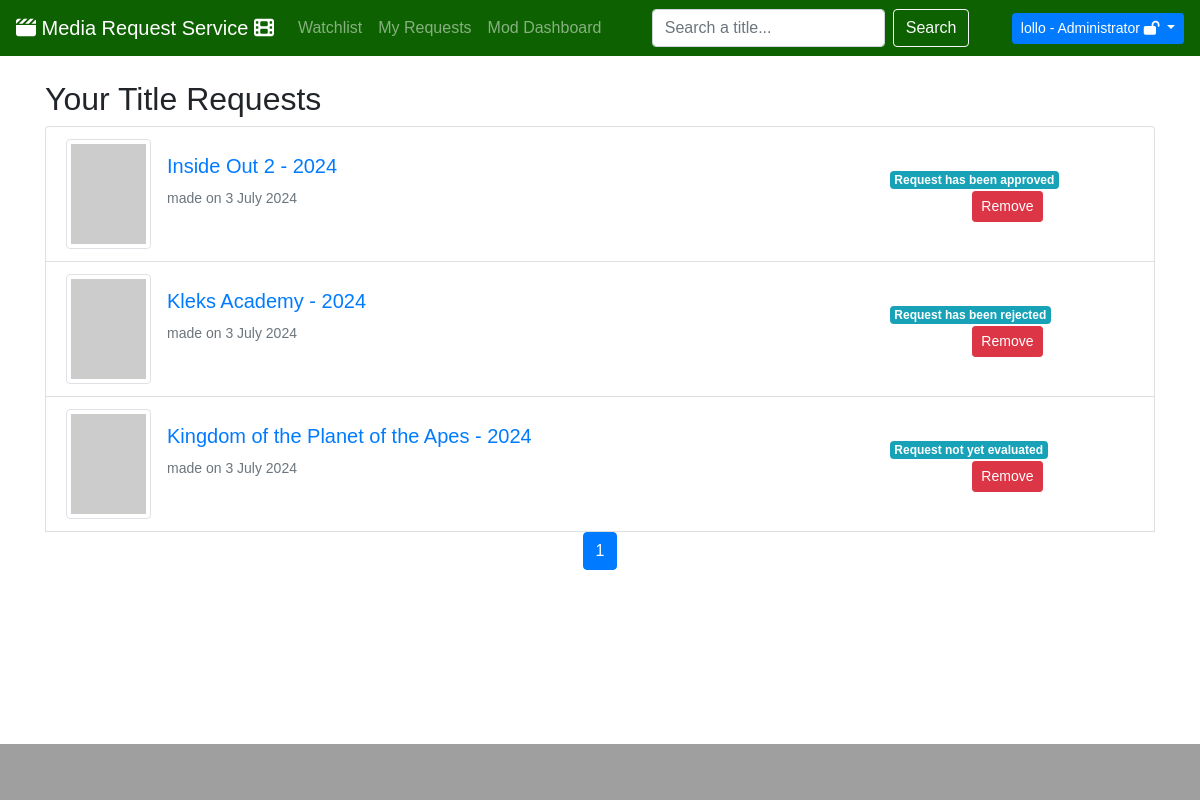
The page /dashboard/myrequests/ (signed in) on the database as committed earlier.
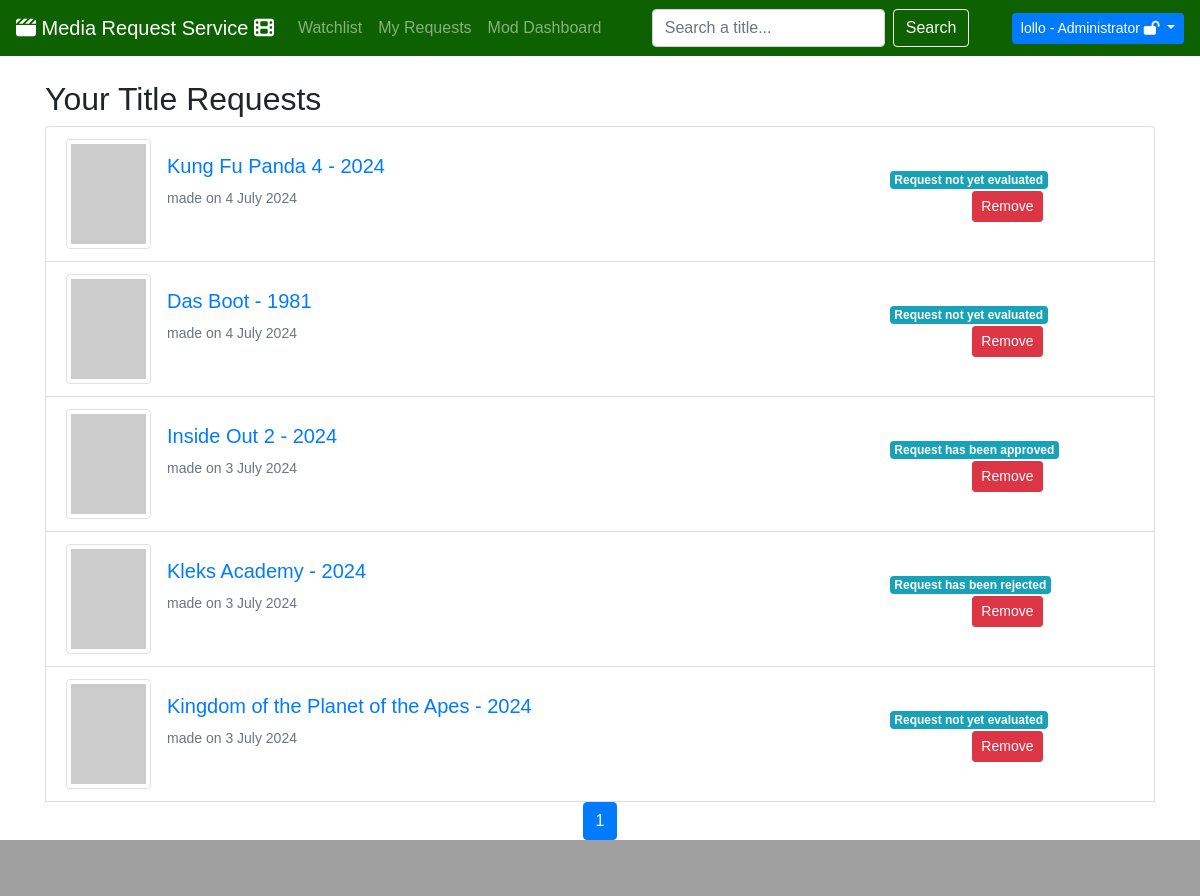
The same page on the database as committed later.
### movieapp/models.py (models this page shows, shortened)
class Request(models.Model):
    APPROVED = 'approved'
    REJECTED = 'rejected'
    PENDING = 'pending'
    STATUS = [
        (APPROVED, 'Request has been approved'),
        (REJECTED, 'Request has been rejected'),
        (PENDING, 'Request not yet evaluated')
    ]
    profile = models.ForeignKey(Profile, related_name='profile', on_delete=models.CASCADE)
    movie = models.ForeignKey(Movie, related_name='movie_requests', on_delete=models.CASCADE)
    status = models.CharField(choices=STATUS, default=PENDING, max_length=8)
    request_date = models.DateTimeField(auto_now_add=True)
    class Meta:
        ordering = ["-request_date"]
        verbose_name_plural = 'Requests'
        constraints = [
            models.UniqueConstraint(fields=['profile', 'movie'], name='unique_profile_movie_request')
        ]

class Movie(models.Model):
    tmdb_id = models.IntegerField(primary_key=True)  # useful to retrieve data from TMDB APIs
    title = models.CharField(max_length=100)
    year = models.IntegerField(null=True)
    description = models.TextField(max_length=1000)
    genre = models.CharField(max_length=100)
    available = models.BooleanField(default=False)
    @property
    def poster_url(self):
        api_key = '5dbf33ab1210565bba9d880c176bf3d8'
        base_url = f'https://api.themoviedb.org/3/movie/{self.tmdb_id}?api_key={api_key}'
        try:
            response = requests.get(base_url)
            data = response.json()
            if 'poster_path' in data and data['poster_path']:
                poster_path = data['poster_path']
                poster_url = f'https://image.tmdb.org/t/p/w154{poster_path}'
                return poster_url
            else:
                return None
        except requests.exceptions.RequestException as e:
            print('Error in API request:', e)
            return None
    class Meta:
        ordering = ["-pk"]
        verbose_name_plural = 'Movies'

### userdashboard/views.py (the view)
# urls.py: path('myrequests/', MyRequests.as_view(), name='my_requests'),
class MyRequests(LoginRequiredMixin, ListView):
    model = Request
    template_name = 'my_requests.html'
    context_object_name = 'requests'
    paginate_by = 5
    def get_queryset(self):
        user_profile = get_object_or_404(Profile, user=self.request.user)
        return Request.objects.filter(profile=user_profile).all()

### userdashboard/templates/my_requests.html (shortened to what this page needs)
{% extends 'GPT_home.html' %}
{% block content %}
<div class="container mt-4">
    <h2>Your Title Requests</h2>
    <ul class="list-group">
        {% for request in page_obj %}
        <li class="list-group-item">
            <div class="row align-items-center">
                <div class="col-md-9">
                    <div class="d-flex align-items-center">
                        <div class="mr-3">
                            {% if request.movie.poster_url %}
                            <img src="{{ request.movie.poster_url }}" class="img-thumbnail" alt="Poster del film" style="width: 75px; height: 100px;">
                            {% else %}
                            <img src="https://via.placeholder.com/75x100" class="img-thumbnail" alt="Immagine non disponibile">
                            {% endif %}
                        </div>
                        <div>
                            <a href="{% url 'movieapp:movie_detail_nopage' request.movie.pk %}"><h5>{{ request.movie.title }} - {{ request.movie.year }}</h5></a>
                            <small class="text-muted">made on {{ request.request_date|date:"j F Y" }}</small>
                        </div>
                    </div>
                </div>
                <div class="col-md-2 text-md-right mt-3 mt-md-0">
                    <span class="badge badge-info request-status">{{ request.get_status_display }}</span>
                    <button class="btn btn-sm btn-danger request-btn ml-2 remove-request-button" data-request-id="{{ request.id }}" data-movie-id="{{ request.movie.tmdb_id }}" data-action="remove">Remove</button>
                </div>
            </div>
        </li>
        {% empty %}
            <div class="alert alert-success d-flex justify-content-center align-items-center" role="alert">
                <span class="text-center font-weight-bold" style="font-size: 1.5em;">Look's like no one's here...</span>
            </div>
        {% endfor %}
       {% include 'navigation/pagination_buttons.html' %}
    </ul>
</div>
{% endblock %}

### templates/GPT_home.html (shortened to what this page needs)
{% load static %}
<!DOCTYPE html>
<html lang="en">
<head>
    <link href="https://stackpath.bootstrapcdn.com/bootstrap/4.5.2/css/bootstrap.min.css" rel="stylesheet">
    <link rel="stylesheet" href="https://cdn.jsdelivr.net/npm/bootstrap@4.6.1/dist/css/bootstrap.min.css">
    <link href="{% static 'fontawesomefree/css/fontawesome.css' %}" rel="stylesheet" type="text/css">
    <link href="{% static 'fontawesomefree/css/brands.css' %}" rel="stylesheet" type="text/css">
    <link href="{% static 'fontawesomefree/css/solid.css' %}" rel="stylesheet" type="text/css">
    {% load crispy_forms_tags %}
    {% load static %}
</head>
<body>
<nav class="navbar navbar-expand-lg navbar-dark">
    <a class="navbar-brand" href="{% url 'movieapp:home' %}"><i class="fa-solid fa-clapperboard" style="color: #ffffff;"></i> Media Request Service <i class="fa-solid fa-film" style="color: #ffffff;"></i></a>
    <div class="collapse navbar-collapse justify-content-between" id="navbarNav">
        {% if request.user.is_authenticated %}
            <ul class="navbar-nav">
                <li class="nav-item">
                    <a class="nav-link" href="{% url 'userdashboard:my_watchlist' %}">Watchlist</a>
                </li>
                <li class="nav-item">
                    <a class="nav-link" href="{% url 'userdashboard:my_requests' %}">My Requests</a>
                </li>
                {% if user.is_superuser or user.groups.all.0.name == 'Moderator' %}
                <li class="nav-item">
                    <a class="nav-link" href="{% url 'userdashboard:moderator_dashboard' %}">Mod Dashboard</a>
                </li>
                {% endif %}
            </ul>
        {% endif %}
        <form class="form-inline my-2 my-lg-0">
            <input name="search_query" class="form-control mr-sm-2" type="search" placeholder="Search a title..." aria-label="Search">
            <button class="btn btn-outline-light my-2 my-sm-0" type="submit">Search</button>
        </form>
        <ul class="navbar-nav">
            <li class="nav-item dropdown">
                <button class="btn btn-sm btn-primary dropdown-toggle" id="userDropdown" role="button" data-toggle="dropdown" aria-haspopup="true" aria-expanded="false">
                    {% if request.user.is_authenticated %}
                        {{ request.user.username }} - {% if not user.is_superuser %}{{ user.groups.all.0.name }}{% else %}Administrator <i class="fa-solid fa-lock-open" style="color: #ffffff;"></i>{% endif %}
                    {% else %}
                        Anonymous User
                    {% endif %}
                </button>
            </li>
        </ul>
    </div>
</nav>
    {% block content %}
    {% endblock %}
<footer class="footer mt-auto">
</footer>
</body>
</html>

### templates/navigation/pagination_buttons.html (shortened to what this page needs)
    <nav aria-label="Page navigation">
        <ul class="pagination justify-content-center">
            {% for num in page_obj.paginator.page_range %}
            {% if page_obj.number == num %}
            <li class="page-item active"><a class="page-link" href="#">{{ num }}</a></li>
            {% elif num > page_obj.number|add:'-3' and num < page_obj.number|add:'3' %}
            <li class="page-item"><a class="page-link" href="?page={{ num }}">{{ num }}</a></li>
            {% endif %}
            {% endfor %}
        </ul>
    </nav>

### templates/GPT_home.html (style rules this page uses)
body { font-family: Arial, sans-serif; margin: 0; padding: 0; display: flex; flex-direction: column; min-height: 100vh; }
.navbar { background-color: #0d6100; }
.footer { background-color: rgb(159, 159, 159); padding: 20px 0; text-align: center; margin-top: auto; width: 100%; }

Rows that differ between the two databases and show on the page:
added Request: movie "Kung Fu Panda 4", movie.year "2024", request_date "4 July 2024", status "Request not yet evaluated"
added Request: movie "Das Boot", movie.year "1981", request_date "4 July 2024", status "Request not yet evaluated"
